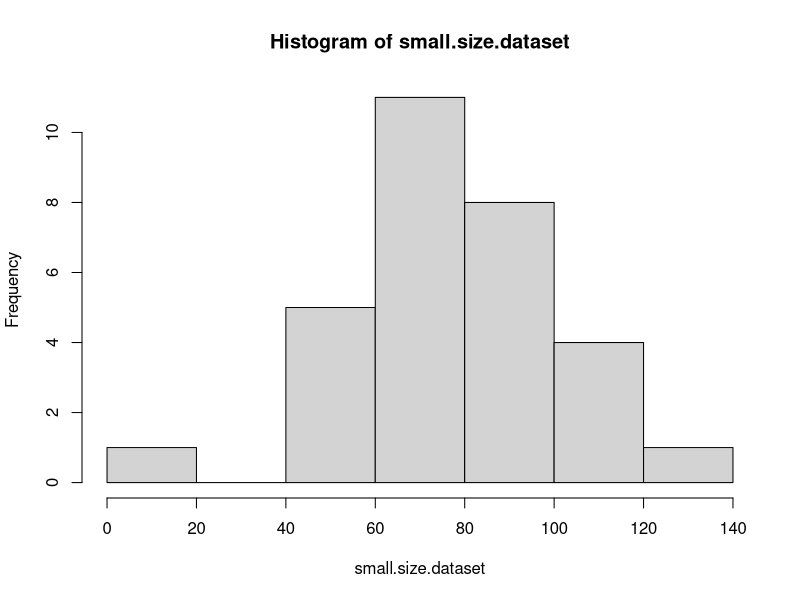
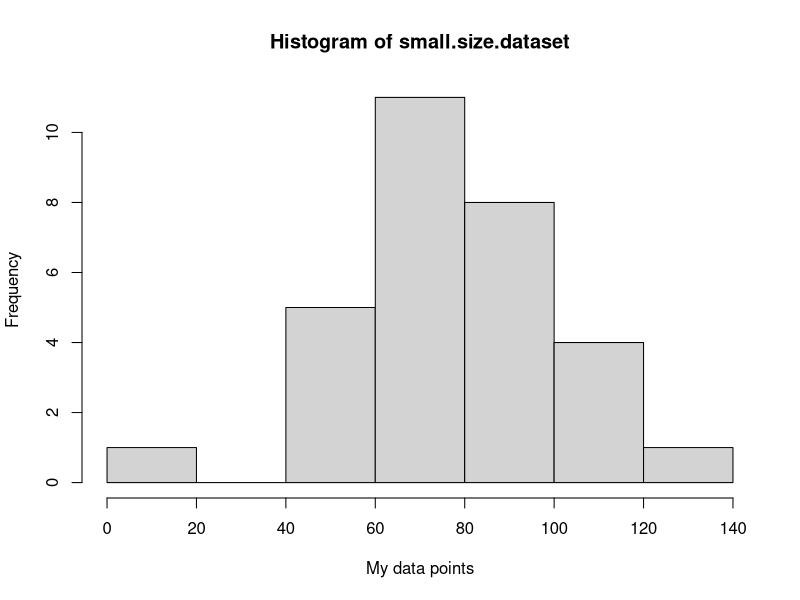
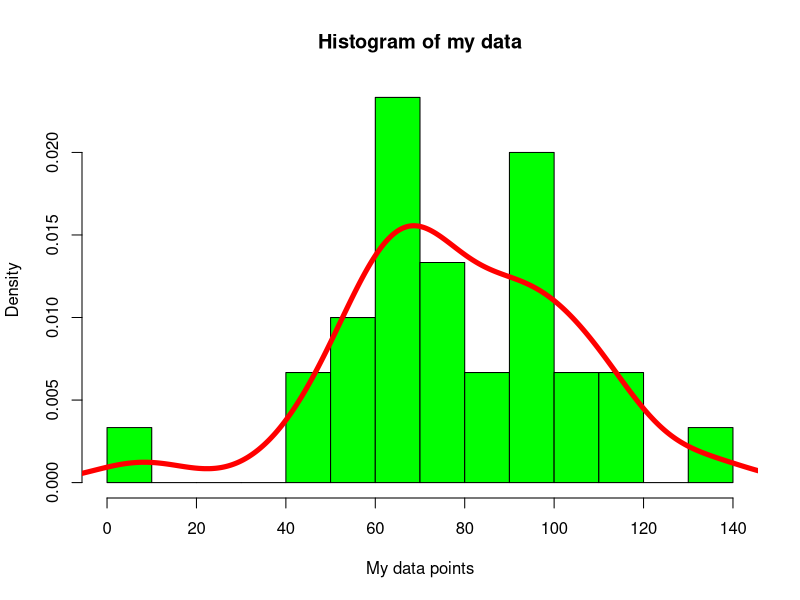
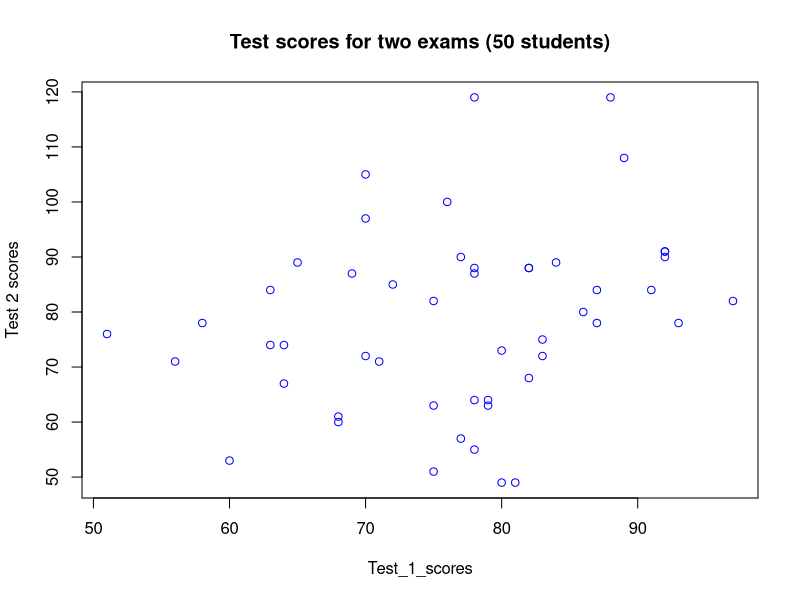
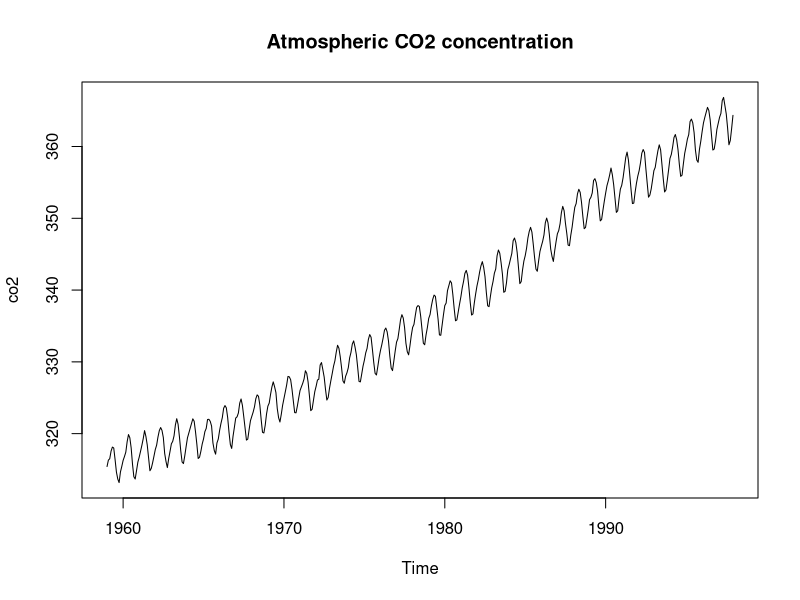

These charts were generated, in order, by the following R code:

data.1=c(35, 8, 10, 23, 42)
print(data.1)

data.1=c(35, 8, 10, 23, 42)
print(data.1)
summary(data.1)

mean(data.1)

small.size.dataset=c(91,49,76,112,97,42,70, 100, 8, 112, 95, 90, 78, 62, 56, 94, 65, 58, 109, 70, 109, 91, 71, 76, 68, 62, 134, 57, 83, 66)
hist(small.size.dataset)

hist(small.size.dataset, xlab='My data points')

hist(small.size.dataset, xlab='My data points', main='Histogram of my data', freq=F, col='green', breaks=10)
lines(density(small.size.dataset), col='red', lwd=5)

Test_1_scores=round(rnorm(50, 78, 10))

Test_2_scores=round(rnorm(50, 78, 14))
plot(Test_2_scores~Test_1_scores, main='Test scores for two exams (50 students)', xlab='Test_1_scores', ylab='Test 2 scores', col='blue')

help(co2)

plot(co2, main = 'Atmospheric CO2 concentration')

co2.lm = lm(co2~ time(co2))